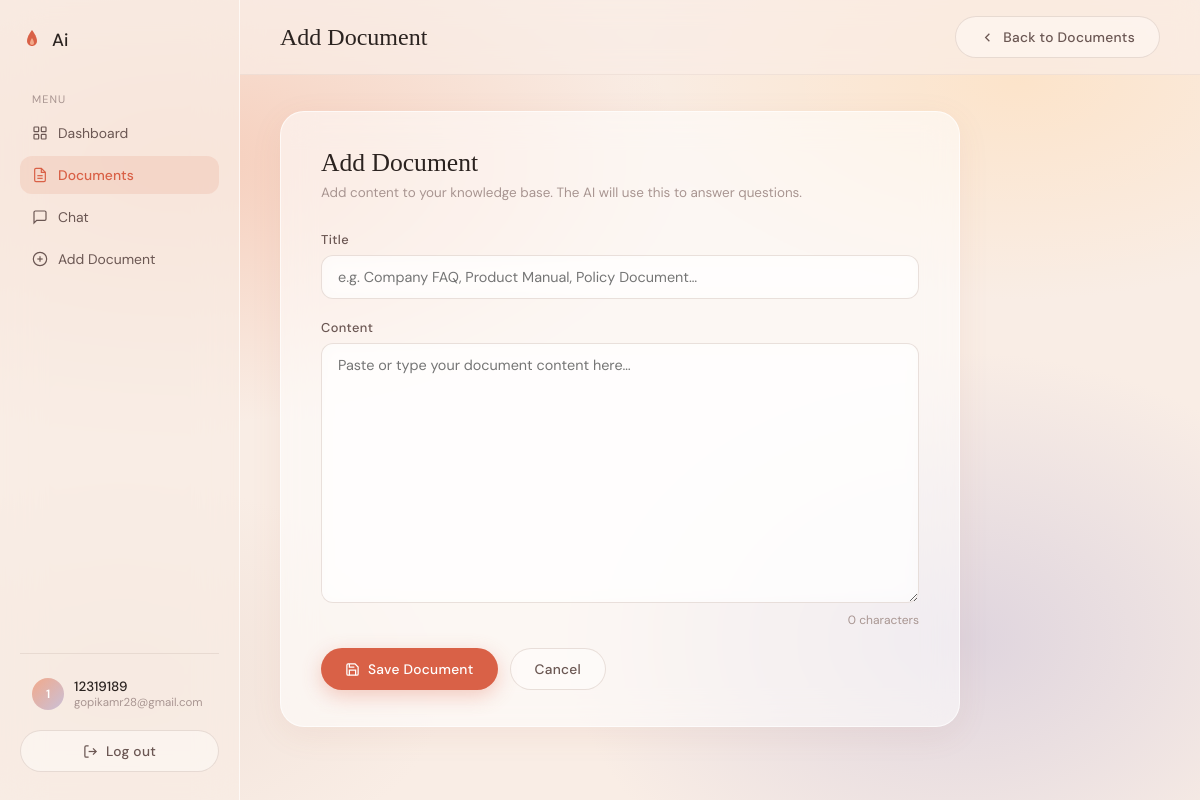
The page /documents/add (signed in) on the database its author committed.
### app.py (models this page shows, shortened)
class User(UserMixin, db.Model):
    id         = db.Column(db.Integer, primary_key=True)
    username   = db.Column(db.String(80),  unique=True, nullable=False)
    email      = db.Column(db.String(120), unique=True, nullable=False)
    password   = db.Column(db.String(256), nullable=False)
    created_at = db.Column(db.DateTime, default=datetime.utcnow)
    documents  = db.relationship('Document',    backref='owner', lazy=True, cascade='all, delete-orphan')
    chats      = db.relationship('ChatMessage', backref='user',  lazy=True, cascade='all, delete-orphan')

### app.py (the view, shortened to what this page needs)
@app.route('/documents/add', methods=['GET', 'POST'])
@login_required
def add_document():
    return render_template('document_form.html', doc=None, action='Add')

### app.py (called while the page is built)
@login_manager.user_loader
def load_user(user_id):
    return User.query.get(int(user_id))

### templates/document_form.html (shortened to what this page needs)
{% extends "base.html" %}
{% block page_title %}{{ action }} Document{% endblock %}
{% block topbar_actions %}
  <a href="{{ url_for('documents') }}" class="btn btn-ghost">
    <svg viewBox="0 0 24 24" style="width:15px;height:15px;stroke:currentColor;fill:none;stroke-width:2;"><polyline points="15 18 9 12 15 6"/></svg>
    Back to Documents
  </a>
{% endblock %}
{% block content %}
<div class="form-card">
  <h2>{{ action }} Document</h2>
  <p class="subtitle">
    {% if action == 'Add' %}
      Add content to your knowledge base. The AI will use this to answer questions.
    {% else %}
      Update the document content below.
    {% endif %}
  </p>
  <form method="POST">
    <div class="form-group">
      <label class="form-label">Title</label>
      <input type="text" name="title" class="form-control"
             placeholder="e.g. Company FAQ, Product Manual, Policy Document…"
             value="{{ doc.title if doc else '' }}" required>
    </div>
    <div class="form-group">
      <label class="form-label">Content</label>
      <textarea name="content" id="contentArea" class="form-control"
                placeholder="Paste or type your document content here…"
                required>{{ doc.content if doc else '' }}</textarea>
      <div class="char-count"><span id="charCount">0</span> characters</div>
    </div>
    <div class="form-actions">
      <button type="submit" class="btn btn-primary">
        <svg viewBox="0 0 24 24"><path d="M19 21H5a2 2 0 0 1-2-2V5a2 2 0 0 1 2-2h11l5 5v11a2 2 0 0 1-2 2z"/><polyline points="17 21 17 13 7 13 7 21"/><polyline points="7 3 7 8 15 8"/></svg>
        {{ 'Save Document' if action == 'Add' else 'Update Document' }}
      </button>
      <a href="{{ url_for('documents') }}" class="btn btn-ghost">Cancel</a>
    </div>
  </form>
</div>
{% endblock %}

### templates/base.html (shortened to what this page needs)
<!DOCTYPE html>
<html lang="en">
<head>
</head>
<body>
<div class="mesh-bg"></div>
{% if current_user.is_authenticated %}
<aside class="sidebar">
  <a href="{{ url_for('dashboard') }}" class="sidebar-logo">
    <svg viewBox="0 0 24 24" fill="none">
      <path d="M12 2C12 2 7 8 7 13C7 15.76 9.24 18 12 18C14.76 18 17 15.76 17 13C17 8 12 2 12 2Z" fill="#D96147"/>
      <path d="M12 10C12 10 10 13 10 15C10 16.1 10.9 17 12 17C13.1 17 14 16.1 14 15C14 13 12 10 12 10Z" fill="#F2A98A"/>
    </svg>
    Ai
  </a>
  <p class="nav-section-label">Menu</p>
  <ul class="sidebar-nav">
    <li>
      <a href="{{ url_for('dashboard') }}" class="{% if request.endpoint == 'dashboard' %}active{% endif %}">
        <svg viewBox="0 0 24 24"><rect x="3" y="3" width="7" height="7" rx="1"/><rect x="14" y="3" width="7" height="7" rx="1"/><rect x="3" y="14" width="7" height="7" rx="1"/><rect x="14" y="14" width="7" height="7" rx="1"/></svg>
        Dashboard
      </a>
    </li>
    <li>
      <a href="{{ url_for('documents') }}" class="{% if 'document' in request.endpoint %}active{% endif %}">
        <svg viewBox="0 0 24 24"><path d="M14 2H6a2 2 0 0 0-2 2v16a2 2 0 0 0 2 2h12a2 2 0 0 0 2-2V8z"/><polyline points="14 2 14 8 20 8"/><line x1="16" y1="13" x2="8" y2="13"/><line x1="16" y1="17" x2="8" y2="17"/></svg>
        Documents
      </a>
    </li>
    <li>
      <a href="{{ url_for('chat') }}" class="{% if request.endpoint == 'chat' %}active{% endif %}">
        <svg viewBox="0 0 24 24"><path d="M21 15a2 2 0 0 1-2 2H7l-4 4V5a2 2 0 0 1 2-2h14a2 2 0 0 1 2 2z"/></svg>
        Chat
      </a>
    </li>
    <li>
      <a href="{{ url_for('add_document') }}">
        <svg viewBox="0 0 24 24"><circle cx="12" cy="12" r="10"/><line x1="12" y1="8" x2="12" y2="16"/><line x1="8" y1="12" x2="16" y2="12"/></svg>
        Add Document
      </a>
    </li>
  </ul>
  <div class="sidebar-footer">
    <div class="sidebar-user">
      <div class="avatar">{{ current_user.username[0].upper() }}</div>
      <div>
        <div class="user-name">{{ current_user.username }}</div>
        <div class="user-email">{{ current_user.email[:22] }}{% if current_user.email|length > 22 %}…{% endif %}</div>
      </div>
    </div>
    <a href="{{ url_for('logout') }}" class="btn btn-ghost" style="width:100%; justify-content:center; margin-top:8px;">
      <svg viewBox="0 0 24 24"><path d="M9 21H5a2 2 0 0 1-2-2V5a2 2 0 0 1 2-2h4"/><polyline points="16 17 21 12 16 7"/><line x1="21" y1="12" x2="9" y2="12"/></svg>
      Log out
    </a>
  </div>
</aside>
<div class="main-wrap">
  <div class="topbar">
    <h1 class="page-title">{% block page_title %}{% endblock %}</h1>
    <div>{% block topbar_actions %}{% endblock %}</div>
  </div>
  <div class="content-area">
    {% block content %}{% endblock %}
  </div>
</div>
{% else %}
{% block auth_content %}{% endblock %}
{% endif %}
</body>
</html>

### templates/base.html (style rules this page uses)
*, *::before, *::after { box-sizing: border-box; margin: 0; padding: 0; }
:root { --peach: #F2A98A; --blush: #EEC5B0; --lavender: #C9C0D8; --cream: #FAF5F0; --coral: #D96147; --warm-dark: #2B2320; --text-mid: #6B5753; --text-soft: #A89591; --glass: rgba(255,255,255,.55); --glass-border: rgba(255,255,255,.65); }
html, body { height: 100%; }
body { font-family: 'DM Sans', sans-serif; background: #F9EDE5; color: var(--warm-dark); overflow-x: hidden; min-height: 100vh; }
.mesh-bg { position: fixed; inset: 0; z-index: 0; pointer-events: none; background: radial-gradient(ellipse 70% 55% at 15% 20%, rgba(242,169,138,.45) 0%, transparent 60%), radial-gradient(ellipse 60% 50% at 85% 10%, rgba(255,220,180,.55) 0%, transparent 55%), radial-gradient(ellipse 55% 60% at 80% 80%, rgba(201,192,216,.55) 0%, transparent 60%), radial-gradient(ellipse 50% 45% at 10% 85%, rgba(230,210,200,.40) 0%, transparent 55%); background-color: #F9EDE5; animation: meshShift 18s ease-in-out infinite alternate; }
.sidebar { position: fixed; top: 0; left: 0; bottom: 0; width: 240px; z-index: 50; background: rgba(249,237,229,.75); backdrop-filter: blur(20px); border-right: 1px solid var(--glass-border); display: flex; flex-direction: column; padding: 28px 20px; }
.sidebar-logo { display: flex; align-items: center; gap: 8px; font-weight: 500; font-size: 1.1rem; color: var(--warm-dark); text-decoration: none; margin-bottom: 40px; }
.sidebar-logo svg { width: 24px; height: 24px; }
.nav-section-label { font-size: .68rem; letter-spacing: .1em; text-transform: uppercase; color: var(--text-soft); margin-bottom: 8px; padding-left: 12px; }
.sidebar-nav { list-style: none; display: flex; flex-direction: column; gap: 4px; flex: 1; }
.sidebar-nav a { display: flex; align-items: center; gap: 10px; padding: 10px 12px; border-radius: 12px; font-size: .87rem; color: var(--text-mid); text-decoration: none; transition: all .2s; }
.sidebar-nav a.active { background: rgba(217,97,71,.12); color: var(--coral); font-weight: 500; }
.sidebar-nav svg { width: 16px; height: 16px; stroke: currentColor; stroke-width: 1.8; fill: none; flex-shrink: 0; }
.sidebar-footer { border-top: 1px solid rgba(200,180,170,.3); padding-top: 16px; margin-top: 16px; }
.sidebar-user { display: flex; align-items: center; gap: 10px; padding: 8px 12px; border-radius: 12px; margin-bottom: 4px; }
.avatar { width: 32px; height: 32px; border-radius: 50%; background: linear-gradient(135deg, var(--peach), var(--lavender)); display: flex; align-items: center; justify-content: center; font-size: .75rem; font-weight: 600; color: white; flex-shrink: 0; }
.user-name { font-size: .84rem; font-weight: 500; color: var(--warm-dark); }
.user-email { font-size: .72rem; color: var(--text-soft); }
.main-wrap { margin-left: 240px; min-height: 100vh; position: relative; z-index: 1; }
.topbar { position: sticky; top: 0; z-index: 40; background: rgba(249,237,229,.70); backdrop-filter: blur(12px); border-bottom: 1px solid rgba(200,180,170,.2); padding: 16px 40px; display: flex; align-items: center; justify-content: space-between; }
.page-title { font-family: 'Cormorant Garamond', serif; font-size: 1.5rem; font-weight: 300; color: var(--warm-dark); }
.content-area { padding: 36px 40px; }
.btn { display: inline-flex; align-items: center; gap: 8px; padding: 11px 24px; border-radius: 30px; border: none; font-family: 'DM Sans', sans-serif; font-size: .86rem; font-weight: 500; cursor: pointer; text-decoration: none; transition: transform .2s, box-shadow .2s; letter-spacing: .02em; }
.btn-primary { background: var(--coral); color: white; box-shadow: 0 6px 20px rgba(217,97,71,.3); }
.btn-ghost { background: rgba(255,255,255,.4); color: var(--text-mid); border: 1px solid rgba(200,180,170,.4); }
.btn svg { width: 15px; height: 15px; stroke: currentColor; fill: none; stroke-width: 2; }
.form-group { margin-bottom: 20px; }
.form-label { display: block; font-size: .8rem; font-weight: 500; color: var(--text-mid); margin-bottom: 7px; letter-spacing: .03em; }
.form-control { width: 100%; padding: 12px 16px; background: rgba(255,255,255,.5); border: 1px solid rgba(200,180,170,.4); border-radius: 12px; font-family: 'DM Sans', sans-serif; font-size: .9rem; color: var(--warm-dark); outline: none; transition: border-color .2s, box-shadow .2s; backdrop-filter: blur(8px); }
textarea.form-control { resize: vertical; min-height: 120px; }

### rows shown on the page
User: username "1", username "12319189", email "gopikamr28@gmail.com"

### other values the page prints
{{ action }} "Add"
{{ 'Save Document' if action == 'Add' else 'Update Document' }} "Save Document"
